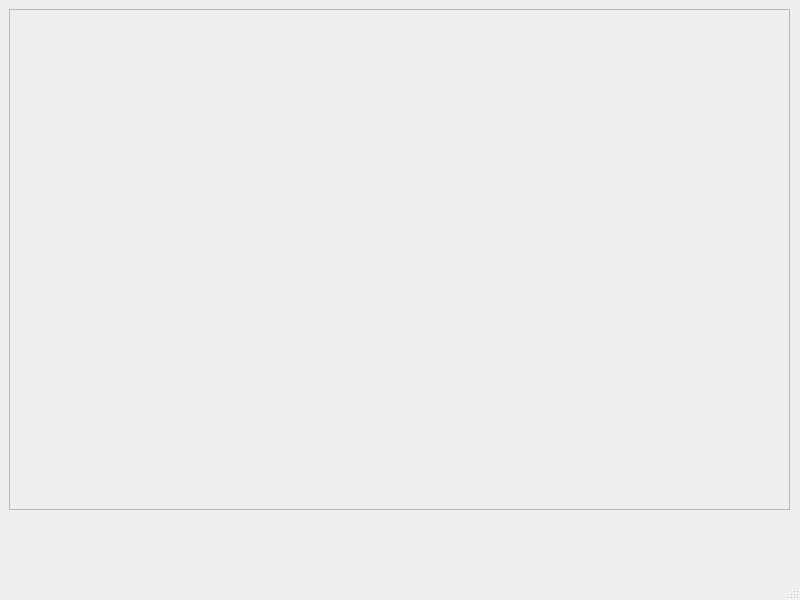
<?xml version="1.0" encoding="UTF-8"?>
<ui version="4.0">
 <class>MainWindow</class>
 <widget class="QMainWindow" name="MainWindow">
  <property name="geometry">
   <rect>
    <x>0</x>
    <y>0</y>
    <width>800</width>
    <height>600</height>
   </rect>
  </property>
  <property name="windowTitle">
   <string>MainWindow</string>
  </property>
  <widget class="QWidget" name="centralwidget">
   <widget class="QScrollArea" name="scrollArea">
    <property name="geometry">
     <rect>
      <x>9</x>
      <y>9</y>
      <width>781</width>
      <height>501</height>
     </rect>
    </property>
    <property name="widgetResizable">
     <bool>true</bool>
    </property>
    <widget class="QWidget" name="scrollAreaWidgetContents">
     <property name="geometry">
      <rect>
       <x>0</x>
       <y>0</y>
       <width>779</width>
       <height>499</height>
      </rect>
     </property>
    </widget>
   </widget>
  </widget>
  <widget class="QMenuBar" name="menubar">
   <property name="geometry">
    <rect>
     <x>0</x>
     <y>0</y>
     <width>800</width>
     <height>26</height>
    </rect>
   </property>
  </widget>
  <widget class="QStatusBar" name="statusbar"/>
 </widget>
 <resources/>
 <connections/>
</ui>
